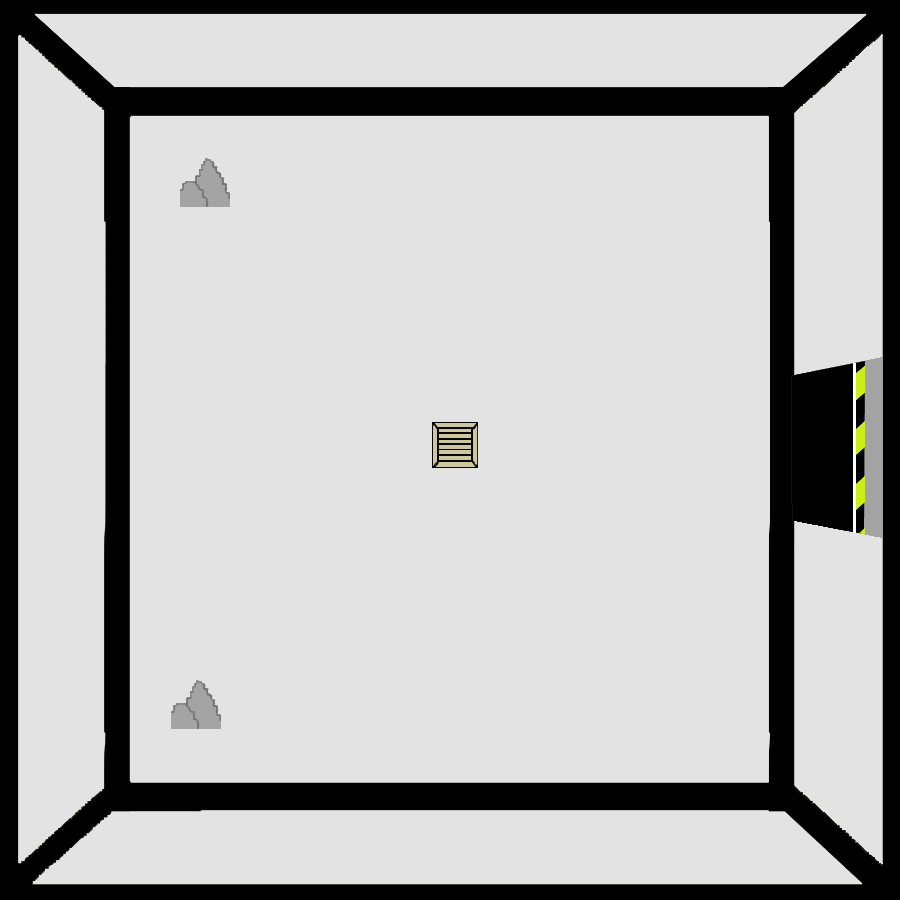

The image is a tile-based game level rendered from a .tmx file. Its description and source (layers, tilesets, objects; grid data summarised) follow:
An orthogonal 100x100 tile map with 9x9 px tiles, 2 tile layers (SALA, OBJETOS), 3 tilesets.

<map version="1.2" tiledversion="1.3.3" orientation="orthogonal" renderorder="right-down" width="100" height="100" tilewidth="9" tileheight="9" infinite="0" nextlayerid="3" nextobjectid="1">
 <tileset firstgid="1" source="LAB3.tsx" />
 <tileset firstgid="10001" source="CAJA.tsx" />
 <tileset firstgid="10026" source="ROCAS.tsx" />
 <layer id="1" name="SALA" width="100" height="100">
  <data>[10000 cells, 10000 non-empty, 10000 distinct tile ids]</data>
 </layer>
 <layer id="2" name="OBJETOS" width="100" height="100">
  <data>[10000 cells, 747 non-empty, 746 distinct tile ids]</data>
 </layer>
</map>
